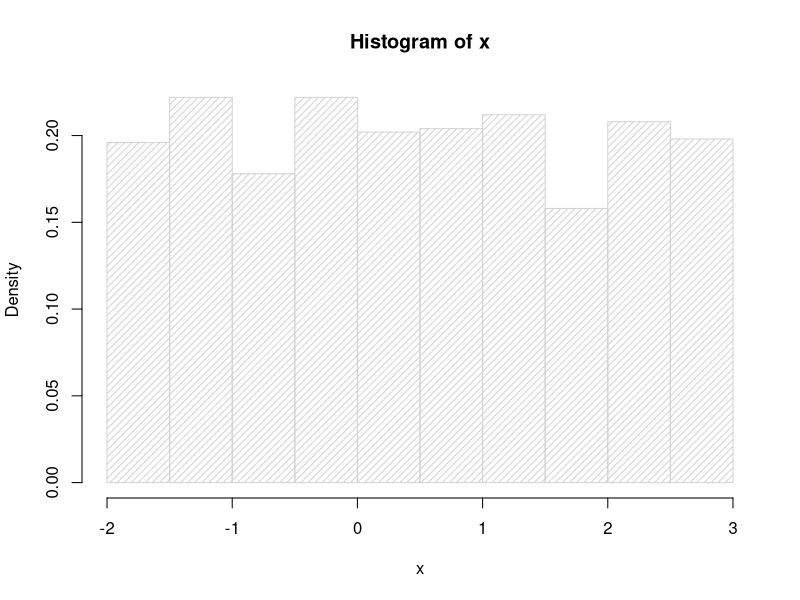
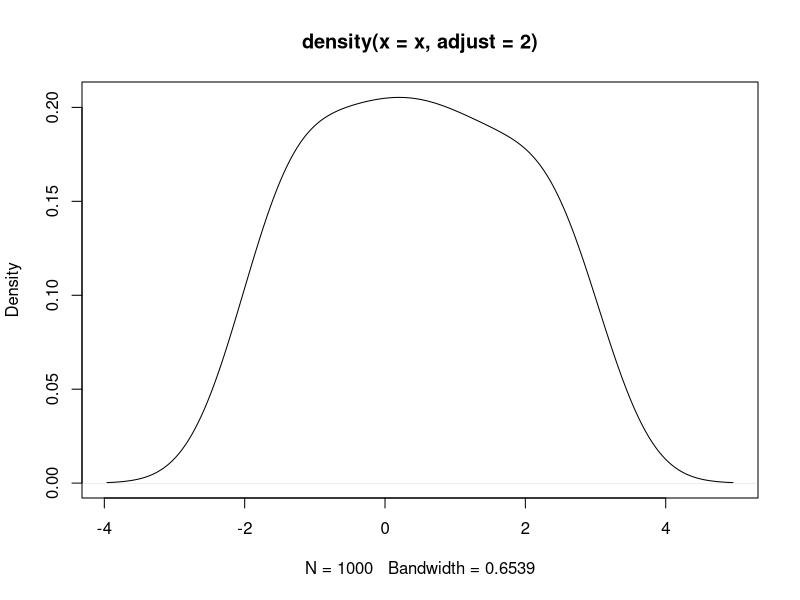
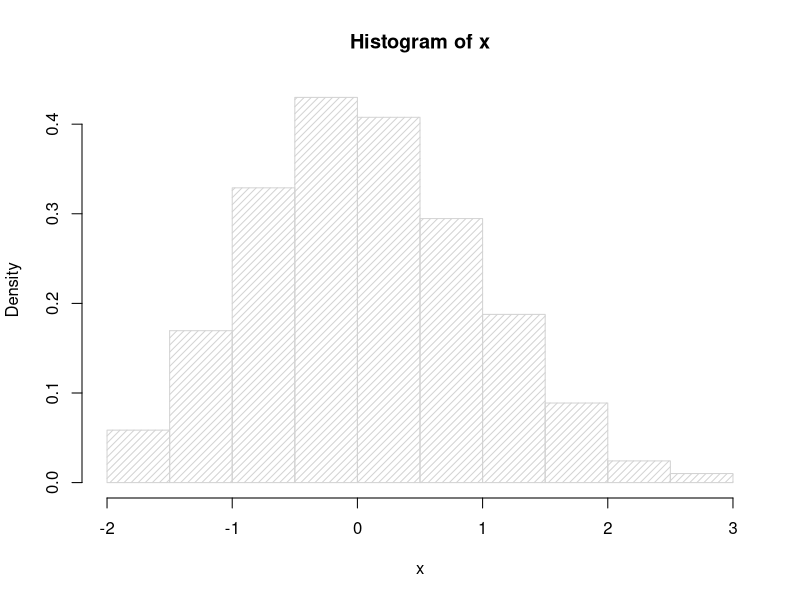
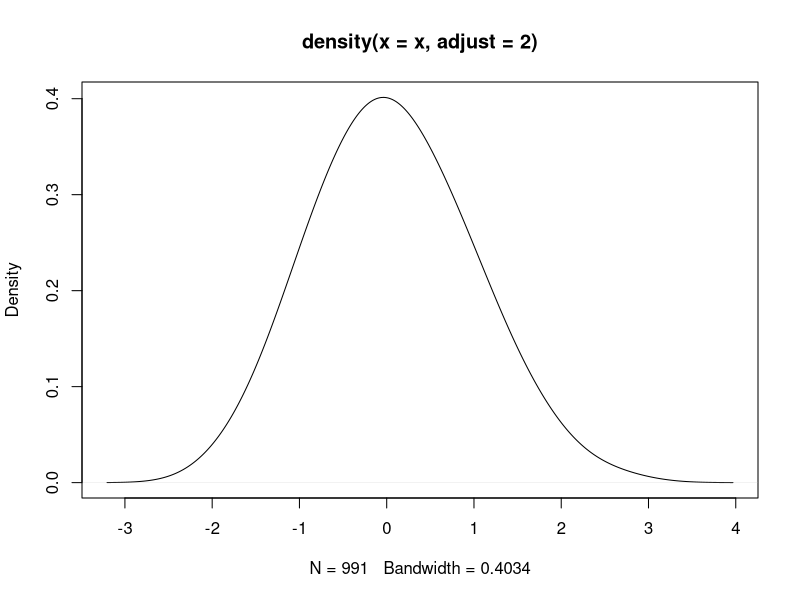

Here is the R script that generated these plots, in order:
#
#
# $$$$$$$    Finding CI from runif function     $$$$$$$$
#
#



LO = -2 # Declaration of lower bownd
UP = 3 # Declaration of upper bownd
n = 1000 # Declaration of sample size

x <- runif(n, LO, UP) # Running runif function to create population
hist(x, freq = FALSE, xlab = 'x', density = 20) # Histogram of population
x # all generated values

#x <- qnorm(runif(n, pnorm(LO), pnorm(UP))) # Normalizing the population to generate a destribution curve with quantile function qnorm
#hist(x, freq = FALSE, xlab = 'x', density = 20) # Histogram after normaization

# Plotting x
plot(density(x, adjust = 2))



stddev = sd(x) # Calculatiing standerd deviation
stddev # standerd deviation
center = mean(x) # Calculating mean
center # mean



# Upper (Right) Risk

error <- qnorm(0.95)*stddev/sqrt(n) # Calculating Error Rate according to 95% of population
error # Error rate

upper_bound <- UP - (center + error) # calculating upper bound (risk a droit)
upper_bound # upper bound


right_risk <- which(x > upper_bound) # Finding values that are in the lower bound risk
x[right_risk]  # values at upper risk






# Lower (Left) Risk

error <- qnorm(0.95)*stddev/sqrt(n) # Calculating Error Rate according to 95% of population
error # Error rate

lower_bound <- LO +(center - error) # Calculating lower bound (risk a gouche)
lower_bound # lower bound


left_risk <- which(x  < lower_bound) # Finding values that are in the upper bound risk
x[left_risk] # values at lower risk 







# Balanced Risk Left and Right

error <- qnorm(0.975)*stddev/sqrt(n) # Calculating Error Rate according to 95% of population
error # Error rate

lower_bound <- LO +(center - error) # Calculating lower bound (risk a gouche)
lower_bound # lower bound


upper_bound <- UP - (center + error) # calculating upper bound (risk a droit)
upper_bound # upper bound

right_risk <- which(x > upper_bound) # Finding values that are in the lower bound risk
x[right_risk]  # values at upper risk

left_risk <- which(x  < lower_bound) # Finding values that are in the upper bound risk
x[left_risk] # values at lower risk 








#
#
# $$$$$$$    Finding CI from rnorm function     $$$$$$$$
#
#






LO = -2 # Declaration of lower bownd
UP = 3 # Declaration of upper bownd
SD = 0.9 # Assumed Standard deviation 
ME = 0.05 # Assumed Mean
n = 1000 # Declaration of sample size



#' Creates a random normal distribution within the specified bounds
#' 
#' WARNING: This function does not preserve the standard deviation
#' @param n The number of values to be generated
#' @param mean The mean of the distribution
#' @param sd The standard deviation of the distribution
#' @param lower The lower limit of the distribution
#' @param upper The upper limit of the distribution
# rtnorm <- function(n, mean = ME, sd = SD, lower = LO, upper = UP){
#     mean = ifelse(test = (is.na(mean)|| (mean < lower) || (mean > upper)),
#                   yes = mean(c(lower, upper)),
#                   no = mean)
#     data <- rnorm(n, mean = mean, sd = sd) # data
# 
#     if (!is.na(lower) && !is.na(upper)){ # adjust data to specified range
#         drange <- range(data)            # data range
#         irange <- range(lower, upper)    # input range
#         data <- (data - drange[1]) / (drange[2] - drange[1]) # normalize data (make it -2 to 3)
#         data <- (data * (irange[2] - irange[1])) + irange[1] # adjust to specified range
#     }
#     return(data)
# }


# x <- rtnorm(n = n) # Using a function to create random population with rnorm with specific range between -2 and 3


x <- rnorm(n, mean = ME, sd = SD) # data generated from rnorm as normal distibution
x # Created data

x <- x[x < 3]   # Removing right side outlier values
x <- x[x > -2]  # Removing left side outlier values
x # values after removing outliers


hist(x, freq = FALSE, xlab = 'x', density = 20) # Histogram of the values


# Plotting x
plot(density(x , adjust = 2))



# Upper (Right) Risk

error <- qnorm(0.95)*SD/sqrt(n) # Calculating Error Rate according to 95% of population
error # Error rate

upper_bound <- UP - (ME + error) # calculating upper bound (risk a droit)
upper_bound # upper bound


right_risk <- which(x > upper_bound) # Finding values that are in the lower bound risk
x[right_risk]  # values at upper risk







# Lower (Left) Risk

error <- qnorm(0.95)*SD/sqrt(n) # Calculating Error Rate according to 95% of population
error # Error rate

lower_bound <- LO +(ME - error) # Calculating lower bound (risk a gouche)
lower_bound # lower bound


left_risk <- which(x  < lower_bound) # Finding values that are in the upper bound risk
x[left_risk] # values at lower risk 






# Balanced Risk Left and Right

error <- qnorm(0.975)*SD/sqrt(n) # Calculating Error Rate according to 95% of population
error # Error rate

lower_bound <- LO +(ME - error) # Calculating lower bound (risk a gouche)
lower_bound # lower bound


upper_bound <- UP - (ME + error) # calculating upper bound (risk a droit)
upper_bound # upper bound

right_risk <- which(x > upper_bound) # Finding values that are in the lower bound risk
x[right_risk]  # values at upper risk

left_risk <- which(x  < lower_bound) # Finding values that are in the upper bound risk
x[left_risk] # values at lower risk 










#
#
# $$$$$$$    Finding CI from rbinom function     $$$$$$$$
#
#




LO = -2 # Declaration of lower bownd
UP = 3 # Declaration of upper bownd
SD = 0.9 # Assumed Standard deviation 
ME = 0.05 # Assumed Mean
ER = 0.05 # ERROR Rate
n = 1000 # Declaration of sample size


x = rbinom(n, 1, SD) # sample

y = sum(x) # Success in the sample

binom.test(y, n, conf.level = 0.95) # using buit in function to find confidence interval 

